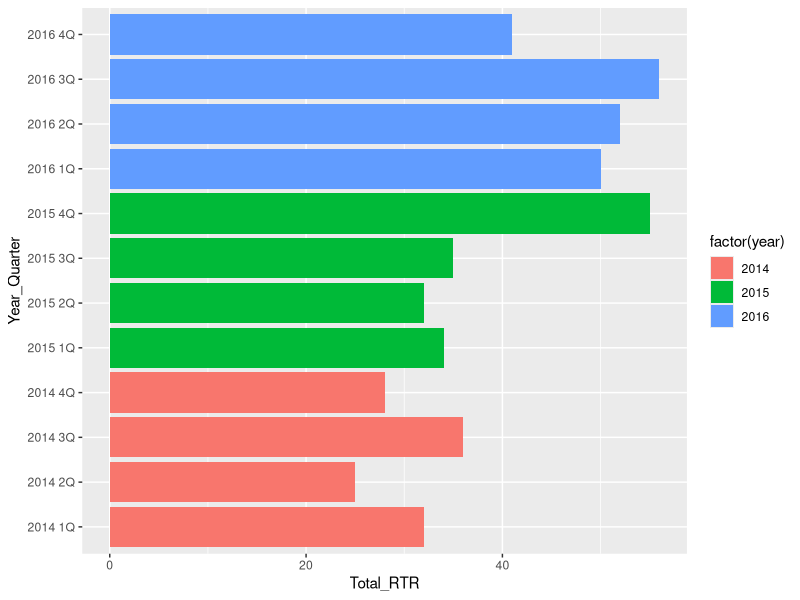
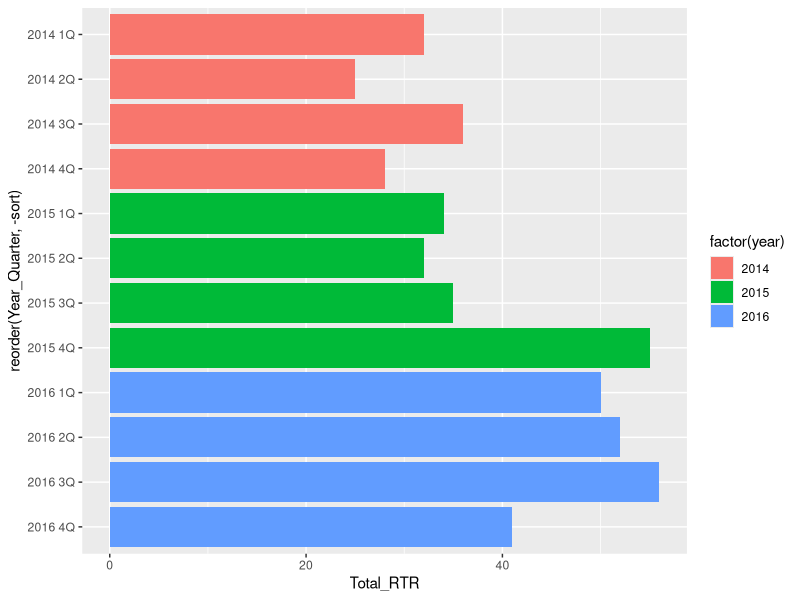
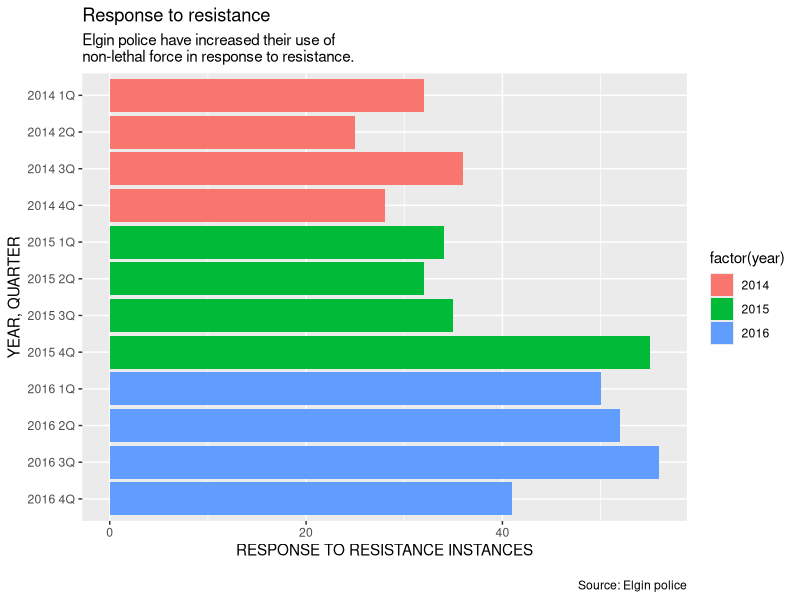
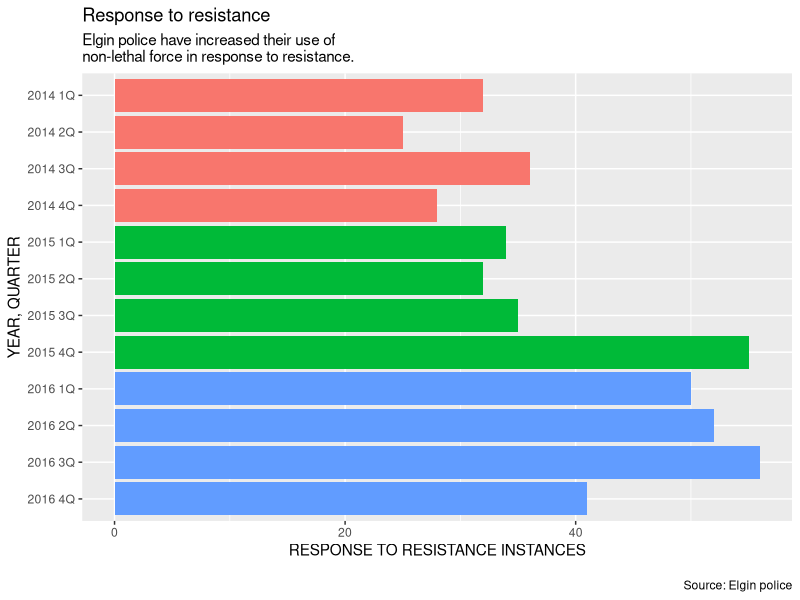
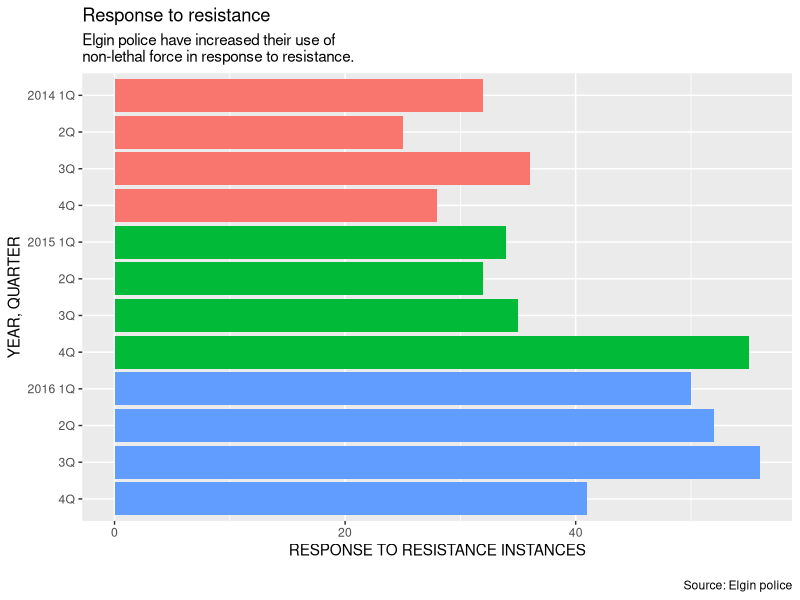
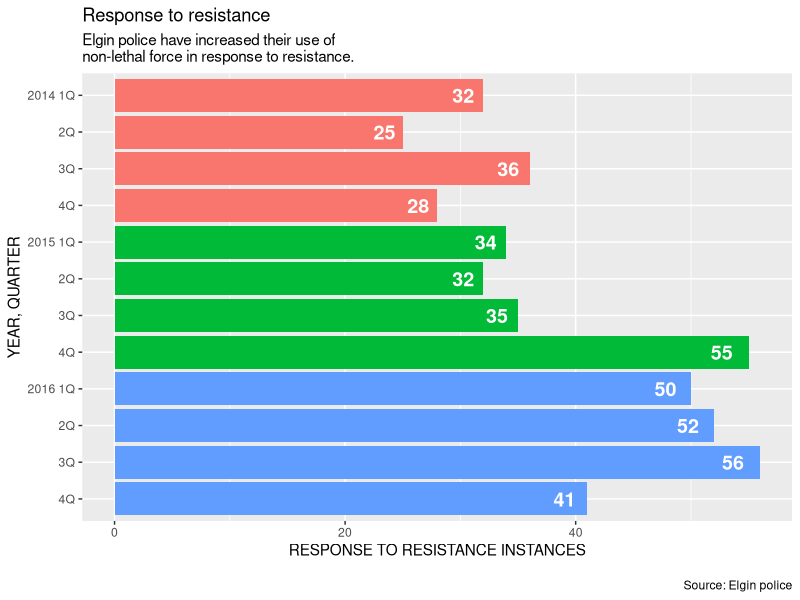
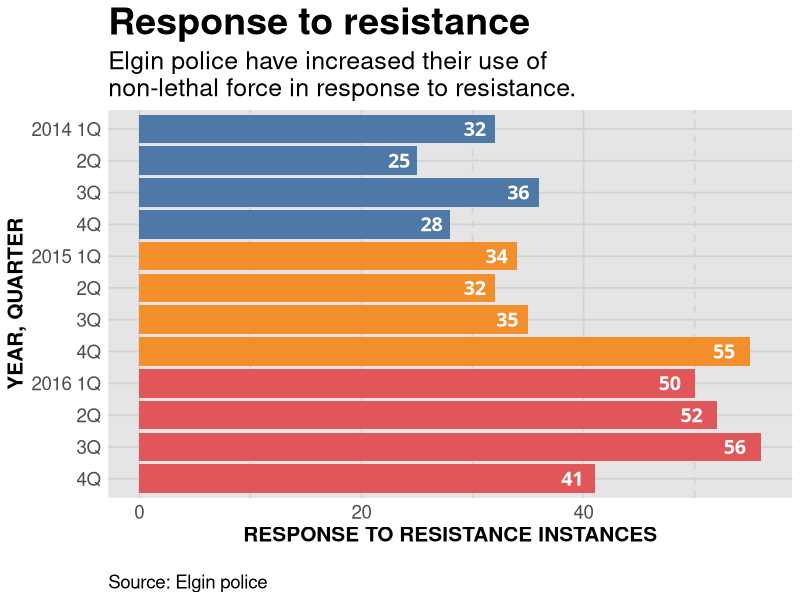

The R source for these figures, in order:
## ---- chunk 1
knitr::opts_chunk$set(echo = TRUE)
## ---- chunk 2

library(readr)
library(ggplot2)
library(ggthemes)

df <- read_csv("dfCrime.csv")

summary(df)

## ---- chunk 3

basebar <- ggplot(df) + 
  aes(x = Year_Quarter, 
      y = Total_RTR, 
      fill = factor(year)) +
  geom_bar(stat="identity") + 
  coord_flip()
basebar

## ---- chunk 4

df <-df[order(df$Year_Quarter),]
df$sort <- seq.int(nrow(df)) 
head(df)

## ---- chunk 5

basebar <- ggplot(df) + 
  aes(x = reorder(Year_Quarter, -sort), # Sort
      y = Total_RTR, 
      fill = factor(year)) +
  geom_bar(stat="identity") + 
  coord_flip()
basebar
## ---- chunk 6

basebar <- ggplot(df) + 
  aes(x = reorder(Year_Quarter, -sort), 
      y = Total_RTR, 
      fill = factor(year)) +
  geom_bar(stat="identity") + 
  coord_flip()

# add all the titles.
basebar <- basebar + labs(
  title="Response to resistance",
  subtitle="Elgin police have increased their use of\nnon-lethal force in response to resistance.",
  x="YEAR, QUARTER", 
  y="RESPONSE TO RESISTANCE INSTANCES",
  caption="\nSource: Elgin police")
basebar

## ---- chunk 7

basebar <- ggplot(df) + 
  aes(x = reorder(Year_Quarter, -sort), 
      y = Total_RTR, 
      fill = factor(year)) +
  geom_bar(stat="identity") + 
  coord_flip()

basebar <- basebar + labs(
  title="Response to resistance",
  subtitle="Elgin police have increased their use of\nnon-lethal force in response to resistance.",
  x="YEAR, QUARTER", 
  y="RESPONSE TO RESISTANCE INSTANCES",
  caption="\nSource: Elgin police")

# Remove lengend
basebar <- basebar + theme(legend.position="None")

basebar

## ---- chunk 8

basebar <- ggplot(df) + 
  aes(x = reorder(Year_Quarter, -sort), 
      y = Total_RTR, 
      fill = factor(year)) +
  geom_bar(stat="identity") + 
  coord_flip()

basebar <- basebar + labs(
  title="Response to resistance",
  subtitle="Elgin police have increased their use of\nnon-lethal force in response to resistance.",
  x="YEAR, QUARTER", 
  y="RESPONSE TO RESISTANCE INSTANCES",
  caption="\nSource: Elgin police")

basebar <- basebar + theme(legend.position="None")

# Better x labels
basebar <- basebar + scale_x_discrete(
  labels=c("4Q","3Q","2Q","2016 1Q","4Q","3Q","2Q","2015 1Q","4Q","3Q","2Q","2014 1Q")
)

basebar

## ---- chunk 9

basebar <- ggplot(df) + 
  aes(x = reorder(Year_Quarter, -sort), 
      y = Total_RTR, 
      fill = factor(year)) +
  geom_bar(stat="identity") + 
  coord_flip()

basebar <- basebar + labs(
  title="Response to resistance",
  subtitle="Elgin police have increased their use of\nnon-lethal force in response to resistance.",
  x="YEAR, QUARTER", 
  y="RESPONSE TO RESISTANCE INSTANCES",
  caption="\nSource: Elgin police")

basebar <- basebar + theme(legend.position="None")

basebar <- basebar + scale_x_discrete(
  labels=c("4Q","3Q","2Q","2016 1Q","4Q","3Q","2Q","2015 1Q","4Q","3Q","2Q","2014 1Q")
)

# add values to the bars
basebar <- basebar + geom_text(
  position = "stack", 
  aes(x = Year_Quarter, 
      y = Total_RTR - (Total_RTR * 0.025), 
      hjust = 1,
      label = Total_RTR),
  size=5,
  fontface="bold",
  color="white"
  )

basebar

## ---- chunk 10

#---------------------

# This function set styles for the chart
# Be sure to run it before you plot

theme_gfx <- function(...) {
  theme_set(theme_get() + theme(text = element_text(family = 'Verdana', size= 12, lineheight=0.9))) + 
    theme(
      # edit background colors
      plot.background = element_blank(),
      legend.background = element_blank(),
      panel.background=element_rect(fill="#E5E5E5"),
      strip.background=element_rect(fill="#E5E5E5"),
      # modify grid and tick lines
      panel.grid.major = element_line(size = .6, color="#D2D2D2"),
      panel.grid.minor = element_line(size = .6, color="#D2D2D2", linetype = "dashed"),
      axis.ticks = element_blank(),
      # edit font sizes
      plot.title = element_text(size = 27,face="bold"),
      plot.subtitle = element_text(size = 18),
      legend.title=element_text(size = 13,face="bold"),
      legend.text=element_text(size=14.7),
      axis.title=element_text(size=15, face="bold"),
      axis.text=element_text(size=13.5),
      plot.caption=element_text(size=13.5, hjust=0),
      strip.text = element_text(face="bold", size=13.5, hjust=0),
      # This puts the legend across the top
      legend.position="top", 
      legend.direction="horizontal",
      # removes label for legend
      #legend.title = element_blank(),
      ...
    )
}

#-----Insert plot here -------------

basebar <- ggplot(df) + 
  aes(x = reorder(Year_Quarter, -sort), 
      y = Total_RTR, 
      fill = factor(year)) +
  geom_bar(stat="identity") + 
  coord_flip() + theme_gfx() # add the theme

# add all the titles.
basebar <- basebar + labs(
  title="Response to resistance",
  subtitle="Elgin police have increased their use of\nnon-lethal force in response to resistance.",
  x="YEAR, QUARTER", 
  y="RESPONSE TO RESISTANCE INSTANCES",
  caption="\nSource: Elgin police")

# Remove lengend
basebar <- basebar + theme(legend.position="None")

# Better x labels
basebar <- basebar + scale_x_discrete(
  labels=c("4Q","3Q","2Q","2016 1Q","4Q","3Q","2Q","2015 1Q","4Q","3Q","2Q","2014 1Q")
)

# add values to the bars
basebar <- basebar + geom_text(
  position = "stack", 
  aes(x = Year_Quarter, 
      y = Total_RTR - (Total_RTR * 0.025), 
      hjust = 1,
      label = Total_RTR),
  family="Verdana", # set the font family
  size=5,
  fontface="bold",
  color="white"
  )

# Add a color scheme for the chart
basebar <- basebar + scale_colour_tableau() + scale_fill_tableau()

basebar

#----- End plot --------------

